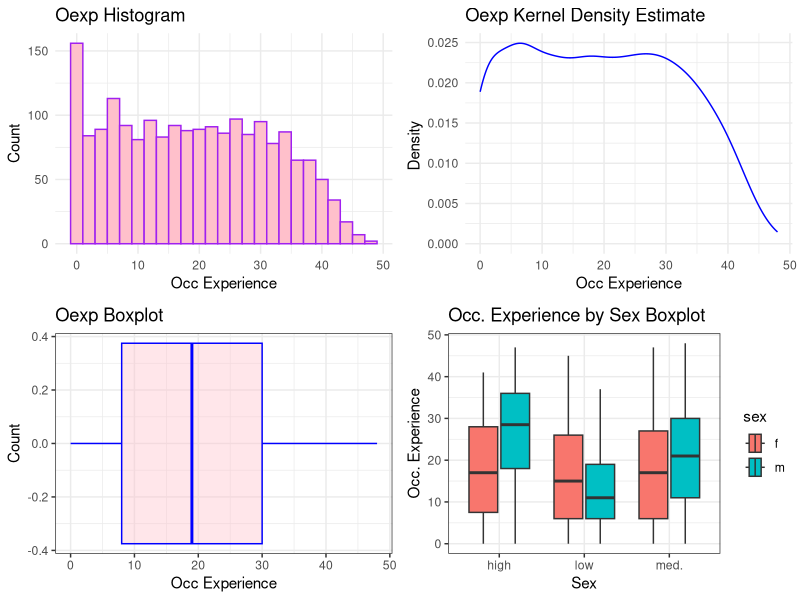

This chart was generated by the following R code:
## ---- chunk 1
library(ggplot2)
library(readr)
#install.packages("gridExtra")
library("gridExtra")   
#getwd()
data = read.table("./income_exmpl.dat")
## ---- chunk 2
#Histogram
p1 = ggplot(data) + 
  geom_histogram(aes(x = oexp), bins = 25, color = "purple", fill = "pink") + 
  theme_minimal() + 
  labs(title = "Oexp Histogram", x="Occ Experience", y="Count",)

#Kernel Density Estimate
p2 = ggplot(data) +
  geom_density(aes(x = oexp), color = "blue") +
  theme_minimal() +
  labs(title = "Oexp Kernel Density Estimate", x="Occ Experience", y="Density ",)

#Boxplot
p3 = ggplot(data, aes(x = oexp)) +
  geom_boxplot(color="blue", fill="pink", alpha=0.4) +
  theme_bw() +
  labs(title = "Oexp Boxplot", x="Occ Experience", y="Count")

#Set of boxplots showing the distribution of “oexp” by sex crossed with occupational status (“occ”). 
p4 = ggplot(data, aes(x = oexp, y = occ, fill = sex)) + 
  geom_boxplot() + 
  theme_bw() +
  labs(title = "Occ. Experience by Sex Boxplot ", x="Occ. Experience", y="Sex")+
  coord_flip()

grid.arrange(p1,p2,p3,p4, ncol=2)

## ---- chunk 3
# add your codes
## ---- chunk 4
# add your codes
## ---- chunk 5
data(UCBAdmissions) # load data

library(broom) # load package broom
dat <- tidy(UCBAdmissions)
## ---- chunk 6
# load package dplyr
library(dplyr)

# create aggregated data
dat_agg <- dat %>% 
  group_by(Admit, Gender) %>% 
  summarize(n = sum(n)) %>% 
  ungroup() %>% 
  group_by(Gender) %>% 
  mutate(Prop = n/sum(n)) %>% 
  filter(Admit == "Admitted")

knitr::kable(dat_agg)

# create grouped data
dat_dept <- dat %>% 
  group_by(Gender, Dept) %>% 
  mutate(Prop = n/sum(n)) %>% 
  filter(Admit == "Admitted")

knitr::kable(dat_dept)
## ---- chunk 7
# add your codes
